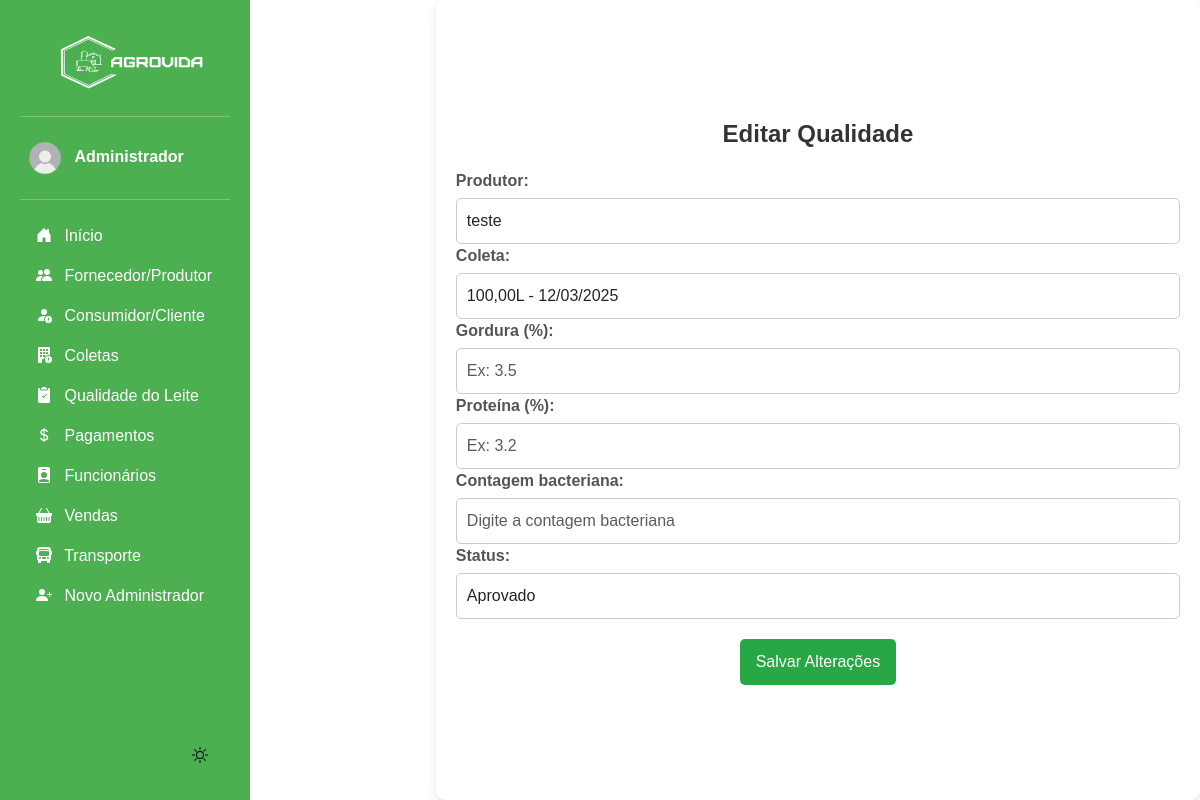
The page /editar_qualidade/9/ (signed in) on the database its author committed.
### app/models.py (models this page shows, shortened)
class Qualidade(models.Model):
    produtor = models.ForeignKey(Produtor, on_delete=models.CASCADE)
    coleta = models.OneToOneField(Coleta, on_delete=models.CASCADE)
    gordura = models.DecimalField(max_digits=5, decimal_places=2)
    proteina = models.DecimalField(max_digits=5, decimal_places=2)
    contagem_bacteriana = models.DecimalField(max_digits=5, decimal_places=2)
    status = models.CharField(
        max_length=50,
        choices=[("Aprovado", "Aprovado"), ("Reprovado", "Reprovado")],
        null=False,
        blank=False,  # Garante que o campo não pode ficar vazio
        default="Aprovado"  # Adiciona um valor padrão para evitar erros
    )
    ativo = models.BooleanField(default = True)

class Produtor(models.Model):
    nome = models.CharField(max_length=100)
    fazenda = models.CharField(max_length=150)
    localizacao = models.CharField(max_length=255)
    telefone = models.CharField(max_length=20)
    ativo = models.BooleanField(default=True)  # Campo para verificar se o produtor está ativo

class Coleta(models.Model):
    produtor = models.ForeignKey('Produtor', on_delete=models.CASCADE)
    data = models.DateField()
    quantidade_litros = models.DecimalField(max_digits=10, decimal_places=2)

### app/views.py (the view, shortened to what this page needs)
# urls.py: path('editar_qualidade/<int:qualidade_id>/', views.editar_qualidade, name='editar_qualidade'),
@login_required(login_url='login_index')
def editar_qualidade(request, qualidade_id):
    qualidade = get_object_or_404(Qualidade, id=qualidade_id)
    produtores = Produtor.objects.all()
    coletas = Coleta.objects.all()
    return render(request, "app/editar_qualidade.html", {
        "qualidade": qualidade,
        "produtores": produtores,
        "coletas": coletas
    })

### app/templates/app/editar_qualidade.html (shortened to what this page needs)
{% extends "base.html" %}
{% load static %}
{% block content %}
    <div class="form-container">
        <h2 class="form-title text-center">Editar Qualidade</h2>
        <form method="POST">
            <div class="form-group">
                <label for="produtor">Produtor:</label>
                <select id="produtor" name="produtor" class="form-control input-large">
                    {% for produtor in produtores %}
                        <option value="{{ produtor.id }}" {% if qualidade.produtor.id == produtor.id %}selected{% endif %}>
                            {{ produtor.nome }}
                        </option>
                    {% endfor %}
                </select>
                <label for="coleta">Coleta:</label>
                <select id="coleta" name="coleta" class="form-control input-large">
                    {% for coleta in coletas %}
                        <option value="{{ coleta.id }}" {% if qualidade.coleta.id == coleta.id %}selected{% endif %}>
                            {{ coleta.quantidade_litros }}L - {{ coleta.data|date:"d/m/Y" }}
                        </option>
                    {% endfor %}
                </select>
                <label for="gordura">Gordura (%):</label>
                <input type="number" id="gordura" name="gordura" class="form-control input-large"
                    placeholder="Ex: 3.5" step="0.01" value="{{ qualidade.gordura }}">
                <label for="proteina">Proteína (%):</label>
                <input type="number" id="proteina" name="proteina" class="form-control input-large"
                    placeholder="Ex: 3.2" step="0.01" value="{{ qualidade.proteina }}">
                <label for="contagem_bacteriana">Contagem bacteriana:</label>
                <input type="number" id="contagem_bacteriana" name="contagem_bacteriana" class="form-control input-large"
                    placeholder="Digite a contagem bacteriana" value="{{ qualidade.contagem_bacteriana }}">
                <label for="status">Status:</label>
                <select id="status" name="status" class="form-control input-large">
                    <option value="Aprovado" {% if qualidade.status == "Aprovado" %}selected{% endif %}>Aprovado</option>
                </select>
            </div>
            <button type="submit" class="btn btn-add">Salvar Alterações</button>
        </form>
    </div>
{% endblock %}

### base/templates/modulos/sidebar.html (shortened to what this page needs)
{% load static %}
<body>
<div class="container-sidebar">
    <div id="sidebar" class="sidebar">
        <img src="{% static 'img/logo.png' %}" alt="Logo" width="200" height="80" class="logo">
        <hr>
            <a href="#" class="nav-link text-white" data-bs-toggle="dropdown" aria-expanded="false" style="border-radius: 10px;">
                <img src="{% static "img/usuario.png" %}" alt="" width="50" height="50" class="rounded-circle">
                <strong>{{ request.user.first_name }}</strong>
            </a>
        <hr>
        <ul class="nav nav-pills flex-column mb-auto">
            <li>
                <a href="{% url "dashboard" %}" class="nav-link text-white">
                    <svg class="bi pe-none me-2" width="16" height="16"><use xlink:href="#home"/></svg>
                    Início
                </a>
            </li>
            <li>
                <a href="{% url "listar_produtor" %}" class="nav-link text-white">
                    <svg class="bi pe-none me-2" width="16" height="16"><use xlink:href="#produtores"/></svg>
                    Fornecedor/Produtor
                </a>
            </li>
            <li>
                <a href="{% url "listar_cliente" %}" class="nav-link text-white">
                    <svg class="bi pe-none me-2" width="16" height="16"><use xlink:href="#clientes"/></svg>
                    Consumidor/Cliente
                </a>
            </li>
            <li>
                <a href="{% url "listar_coleta" %}" class="nav-link text-white">
                    <svg class="bi pe-none me-2" width="16" height="16"><use xlink:href="#coleta"/></svg>
                    Coletas
                </a>
            </li>
            <li>
                <a href="{% url "listar_qualidade" %}" class="nav-link text-white">
                    <svg class="bi pe-none me-2" width="16" height="16"><use xlink:href="#qualidade"/></svg>
                    Qualidade do Leite
                </a>
            </li>
            <li>
                <a href="{% url "listar_pagamentos" %}" class="nav-link text-white">
                    <svg class="bi pe-none me-2" width="16" height="16"><use xlink:href="#dinheiro"/></svg>
                    Pagamentos
                </a>
            </li>
            <li>
                <a href="{% url "listar_funcionarios" %}" class="nav-link text-white">
                    <svg class="bi pe-none me-2" width="16" height="16"><use xlink:href="#funcionario"/></svg>
                    Funcionários
                </a>
            </li>
            <li>
                <a href="{% url "listar_vendas" %}" class="nav-link text-white">
                    <svg class="bi pe-none me-2" width="16" height="16"><use xlink:href="#venda"/></svg>
                    Vendas
                </a>
            </li>
            <li>
                <a href="{% url "listar_transporte" %}" class="nav-link text-white">
                    <svg class="bi pe-none me-2" width="16" height="16"><use xlink:href="#transporte"/></svg>
                    Transporte
                </a>
            </li>
            <li>
                <a href="{% url "cadastrar_admin" %}" class="nav-link text-white">
                    <svg class="bi pe-none me-2" width="16" height="16"><use xlink:href="#admin"/></svg>
                    Novo Administrador
                </a>
            </li>
        </ul>
        <button id="theme-toggle">
        <svg id="theme-icon" width="24" height="24" fill="currentColor"></svg>
        </button>
    </div>
    <div class="b-example-divider b-example-vr"></div>
    </div>
</body>

### base/static/css/inicio.css (style rules this page uses)
html, body { font-family: Arial, sans-serif; transition: background 0.3s, color 0.3s; height: 100vh; width: 100vw; margin: 0; display: flex; }
.b-example-divider { width: 100%; height: 3rem; }
.b-example-vr { flex-shrink: 0; width: 1.5rem; height: 100vh; }
.bi { vertical-align: -.125em; fill: currentColor; }
.nav-link { color: #222222; }
li { display: flex; width: 100%; }
.form-container { width: 800px; padding: 20px; background: #fff; border-radius: 10px; box-shadow: 0 4px 10px rgba(0, 0, 0, 0.1); margin-left: 150px; }
.form-title { font-size: 24px; font-weight: bold; margin-bottom: 20px; margin-top: 100px; color: #333; }
.form-group { text-align: left; margin-bottom: 15px; }
.form-group label { font-weight: bold; display: block; margin-bottom: 5px; color: #555; }
.form-control { width: 100%; padding: 10px; border: 1px solid #ccc; border-radius: 5px; font-size: 16px; transition: all 0.3s ease; height: auto; }
.btn { padding: 8px 12px; text-decoration: none; border-radius: 5px; transition: all 0.3s ease; }
.btn-add { display: block; width: max-content; margin: 20px auto; background: #28a745; color: white; padding: 10px 15px; font-size: 16px; }
#theme-toggle { display: flex; justify-content: end; align-items: end; border: none; cursor: pointer; background-color: transparent; }
#theme-icon { width: 32px; height: 32px; fill: currentColor; }
[data-bs-theme="light"] { background: #ffffff; color: #121212; transition: all 0.3s ease-in-out; }

### base/static/css/sidebar.css (style rules this page uses)
.sidebar { width: 250px; background: #4CAF50; padding: 20px; height: 100vh; color: white; position: fixed; left: 0; top: 0; bottom: 0; overflow-y: auto; display: flex; flex-direction: column; z-index: 1000; }
.container-sidebar { height: 100vh; width: 300px; }

### rows shown on the page
Qualidade: produtor "teste", coleta "100,00L - 12/03/2025", status "Aprovado"

### other values the page prints
{{ request.user.first_name }} "Administrador"
